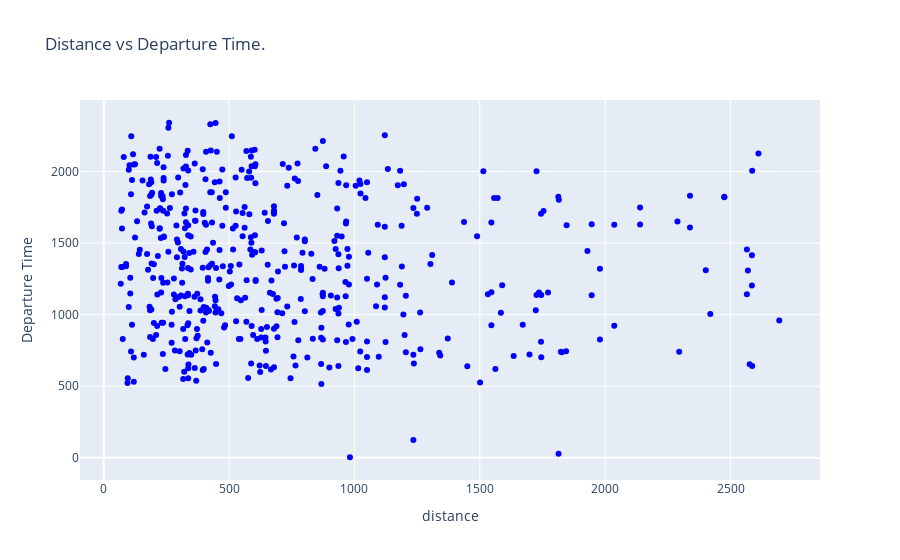

Write notebook code for a chart like this one.
### Markdown cell above
Let us use a scatter plot to represent departure time changes with respect to airport distance

This plot should contain the following

* Title as **Distance vs Departure Time**.
* x-axis label should be **Distance**
* y-axis label should be **DeptTime**
* **Distance** column data from the flight delay dataset should be considered in x-axis
* **DepTime** column data from the flight delay dataset should be considered in y-axis
* Scatter plot markers should be of red color

### Code cell
fig = go.Figure()
fig
fig.add_trace(go.Scatter(x = data['Distance'], 
                         y = data['DepTime'],
                         mode = 'markers',
                         marker=dict(color='blue')))
fig.update_layout(title = 'Distance vs Departure Time.', 
                  xaxis_title = 'distance', 
                  yaxis_title='Departure Time',)
fig.show()

### Figure 1 — Plotly figure (JSON) as saved in the notebook; plotly's stock layout.template omitted (floating-point values rounded to 4 significant figures; data arrays with more than 128 entries replaced by an {"elided": "..."} marker saying what was removed)
{"data": [{"marker": {"color": "blue"}, "mode": "markers", "type": "scatter", "x": {"elided": "500 int values"}, "y": {"elided": "500 int values"}}], "layout": {"autosize": true, "title": {"text": "Distance vs Departure Time."}, "xaxis": {"autorange": true, "range": [-100.8, 2863.0], "title": {"text": "distance"}, "type": "linear"}, "yaxis": {"autorange": true, "range": [-188.8, 2533.0], "title": {"text": "Departure Time"}, "type": "linear"}}}
